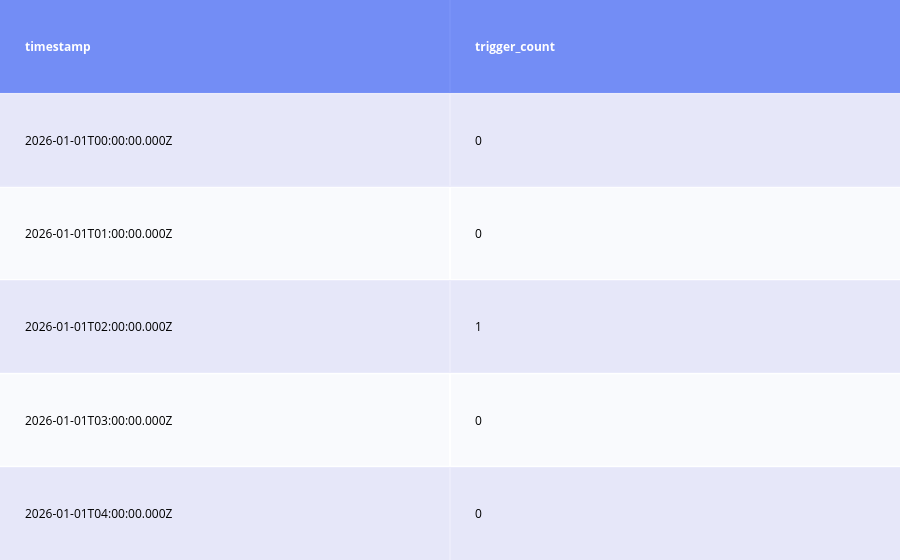

The notebook cell this image was saved under:
### Code cell
motion_sensor['trigger_count'] = motion_sensor['trigger_count'].fillna(0).astype(int)
preview = motion_sensor.head()
fig = ff.create_table(preview, colorscale=[[0, '#4C6EF5'], [0.5, 'lavender'], [1, 'white']])
fig.show()

### Figure 1 — Plotly figure (JSON) as saved in the notebook; plotly's stock layout.template omitted (floating-point values rounded to 4 significant figures)
{"data": [{"colorscale": [[0, "#4C6EF5"], [0.5, "lavender"], [1, "white"]], "hoverinfo": "none", "opacity": 0.75, "showscale": false, "type": "heatmap", "z": [[0, 0], [0.5, 0.5], [1, 1], [0.5, 0.5], [1, 1], [0.5, 0.5]]}], "layout": {"annotations": [{"align": "left", "font": {"color": "#ffffff"}, "showarrow": false, "text": "<b>timestamp</b>", "x": -0.45, "xanchor": "left", "xref": "x", "y": 0, "yref": "y"}, {"align": "left", "font": {"color": "#ffffff"}, "showarrow": false, "text": "<b>trigger_count</b>", "x": 0.55, "xanchor": "left", "xref": "x", "y": 0, "yref": "y"}, {"align": "left", "font": {"color": "#000000"}, "showarrow": false, "text": "2026-01-01T00:00:00.000Z", "x": -0.45, "xanchor": "left", "xref": "x", "y": 1, "yref": "y"}, {"align": "left", "font": {"color": "#000000"}, "showarrow": false, "text": "0", "x": 0.55, "xanchor": "left", "xref": "x", "y": 1, "yref": "y"}, {"align": "left", "font": {"color": "#000000"}, "showarrow": false, "text": "2026-01-01T01:00:00.000Z", "x": -0.45, "xanchor": "left", "xref": "x", "y": 2, "yref": "y"}, {"align": "left", "font": {"color": "#000000"}, "showarrow": false, "text": "0", "x": 0.55, "xanchor": "left", "xref": "x", "y": 2, "yref": "y"}, {"align": "left", "font": {"color": "#000000"}, "showarrow": false, "text": "2026-01-01T02:00:00.000Z", "x": -0.45, "xanchor": "left", "xref": "x", "y": 3, "yref": "y"}, {"align": "left", "font": {"color": "#000000"}, "showarrow": false, "text": "1", "x": 0.55, "xanchor": "left", "xref": "x", "y": 3, "yref": "y"}, {"align": "left", "font": {"color": "#000000"}, "showarrow": false, "text": "2026-01-01T03:00:00.000Z", "x": -0.45, "xanchor": "left", "xref": "x", "y": 4, "yref": "y"}, {"align": "left", "font": {"color": "#000000"}, "showarrow": false, "text": "0", "x": 0.55, "xanchor": "left", "xref": "x", "y": 4, "yref": "y"}, {"align": "left", "font": {"color": "#000000"}, "showarrow": false, "text": "2026-01-01T04:00:00.000Z", "x": -0.45, "xanchor": "left", "xref": "x", "y": 5, "yref": "y"}, {"align": "left", "font": {"color": "#000000"}, "showarrow": false, "text": "0", "x": 0.55, "xanchor": "left", "xref": "x", "y": 5, "yref": "y"}], "autosize": true, "margin": {"b": 0, "l": 0, "r": 0, "t": 0}, "xaxis": {"autorange": true, "dtick": 1, "gridwidth": 2, "range": [-0.5, 1.5], "showticklabels": false, "tick0": -0.5, "ticks": "", "zeroline": false}, "yaxis": {"autorange": true, "dtick": 1, "gridwidth": 2, "range": [5.5, -0.5], "showticklabels": false, "tick0": 0.5, "ticks": "", "zeroline": false}}}
